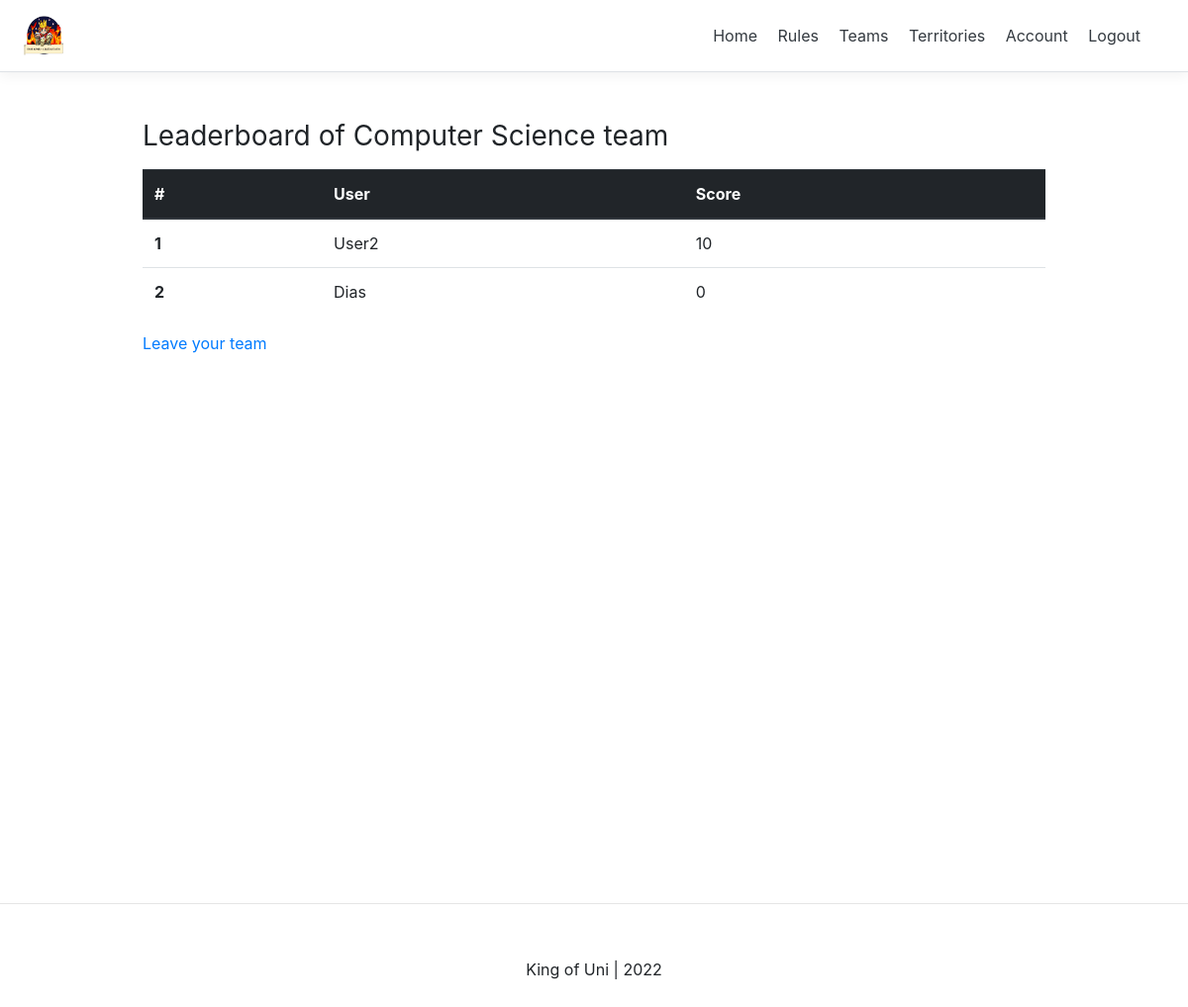
/group/ (signed in), run on an earlier commit of the app's database.
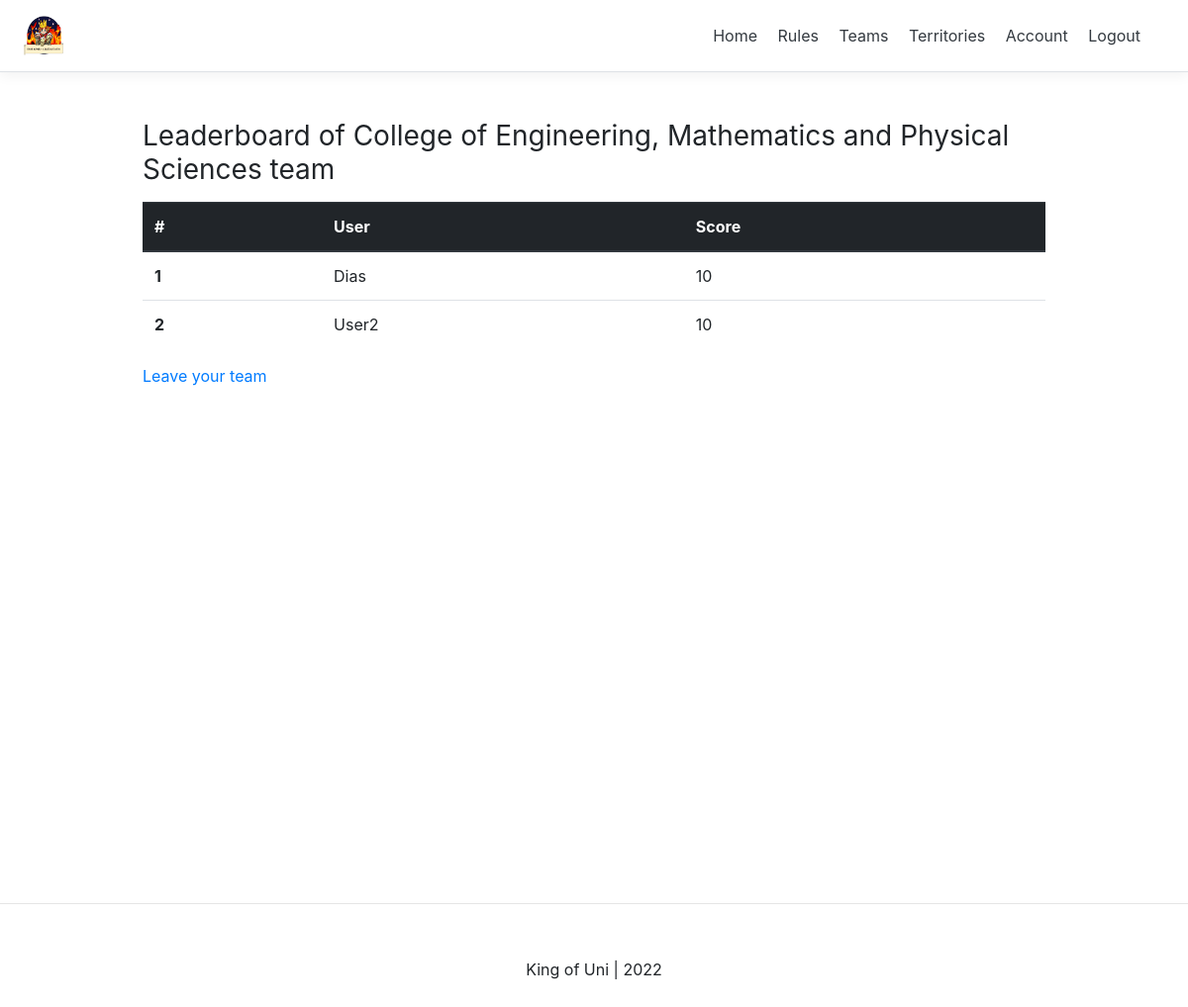
And on a later commit of the database.
### account/models.py (models this page shows, shortened)
class Account(AbstractBaseUser):
    email                   = models.EmailField(verbose_name="email", max_length=60, unique=True, validators=[validate_email])
    username                = models.CharField(max_length=30, unique=True)
    is_gameKeeper           = models.BooleanField(default=False)
    date_joined             = models.DateTimeField(verbose_name='date joined', auto_now_add=True)
    last_login              = models.DateTimeField(verbose_name='last login', auto_now_add=True)
    is_admin                = models.BooleanField(default=False)
    is_active               = models.BooleanField(default=True)
    is_staff                = models.BooleanField(default=False)
    is_superuser            = models.BooleanField(default=False)
    is_inTeam               = models.BooleanField(default=False)
    latitude 				= models.DecimalField(max_digits=20, decimal_places=15, default = 0, null=True, blank=True)
    longitude 				= models.DecimalField(max_digits=20, decimal_places=15, default = 0, null=True, blank=True)
    score                   = models.DecimalField(max_digits=7,decimal_places=0, default=0)
    belongs_to_group        = models.ForeignKey(Group, null=True, default=None, on_delete=models.SET_DEFAULT)
    USERNAME_FIELD = 'email'
    REQUIRED_FIELDS = ['username', ]
    objects = MyAccountManager()

### group/models.py (models this page shows)
class Group(models.Model):
    name = models.CharField(max_length=100,  null=False, blank=False, unique=True)
    date_created = models.DateTimeField(verbose_name="date created" , auto_now_add=True)
    point_total = models.IntegerField(default=0)
    def __str__(self):
        return self.name

### group/views.py (the view)
# urls.py: path('', group_view, name="group_info"),
def group_view(request):
    context = {}
    user = request.user
    if not user.is_authenticated:
        return redirect('login')
    group = user.belongs_to_group
    group_members = Account.objects.filter(belongs_to_group=group).order_by('-score')
    context['members'] = group_members
    return render(request, 'group/group.html', context)

### group/templates/group/group.html (shortened to what this page needs)
{% extends 'base.html' %}
{% block content %}
{% if request.user.is_authenticated %}
<div class="container mt-4 p-4">
        {% if request.user.is_inTeam %}
        <h3 class="mb-3 font-weight-normal">Leaderboard of {{request.user.belongs_to_group}} team</h3>
        <table class="table">
          <thead class="thead-dark">
            <tr>
              <th scope="col">#</th>
              <th scope="col">User</th>
              <th scope="col">Score</th>
            </tr>
          </thead>
          <tbody>
          {% for member in members %}
            <tr>
              <th scope="row">{{forloop.counter}}</th>
              <td>{{member.username}}</td>
              <td>{{member.score}}</td>
            </tr>
            {% endfor %}
          </tbody>
        </table>
        <a href="{% url 'group:leave_group' %}">Leave your team</a>
        {% else %}
          <p>You are not in a team. <a href="{% url 'group:join_group' %}">Join a team</a>.</p>
        {% endif %}
  </div>
{% endif %}
{% endblock content %}

What changed in the data, as far as the page shows it:
changed Account "Dias": user.belongs_to_group "Computer Science" → "College of Engineering, Mathematics and Physical Sciences"; score "0" → "10"; moves up the list
